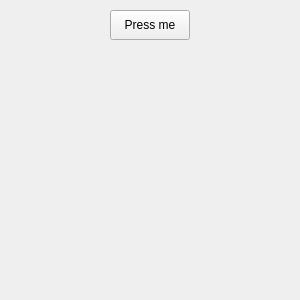
<?xml version="1.0" encoding="UTF-8"?>
<ui version="4.0">
 <class>MainWindow</class>
 <widget class="QMainWindow" name="MainWindow">
  <property name="geometry">
   <rect>
    <x>0</x>
    <y>0</y>
    <width>300</width>
    <height>300</height>
   </rect>
  </property>
  <property name="windowTitle">
   <string>MainWindow</string>
  </property>
  <widget class="QWidget" name="centralwidget">
   <widget class="QPushButton" name="pushButton">
    <property name="geometry">
     <rect>
      <x>110</x>
      <y>10</y>
      <width>80</width>
      <height>30</height>
     </rect>
    </property>
    <property name="text">
     <string>Press me</string>
    </property>
   </widget>
  </widget>
 </widget>
 <resources/>
 <connections/>
</ui>
